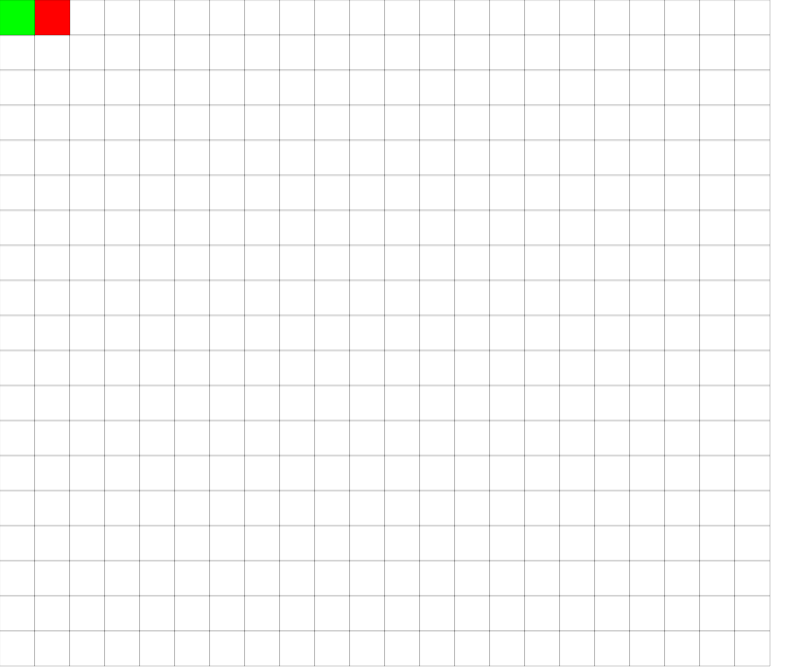
Frame 1 (no input)
Frame 60 (no input): identical to frame 1, image omitted
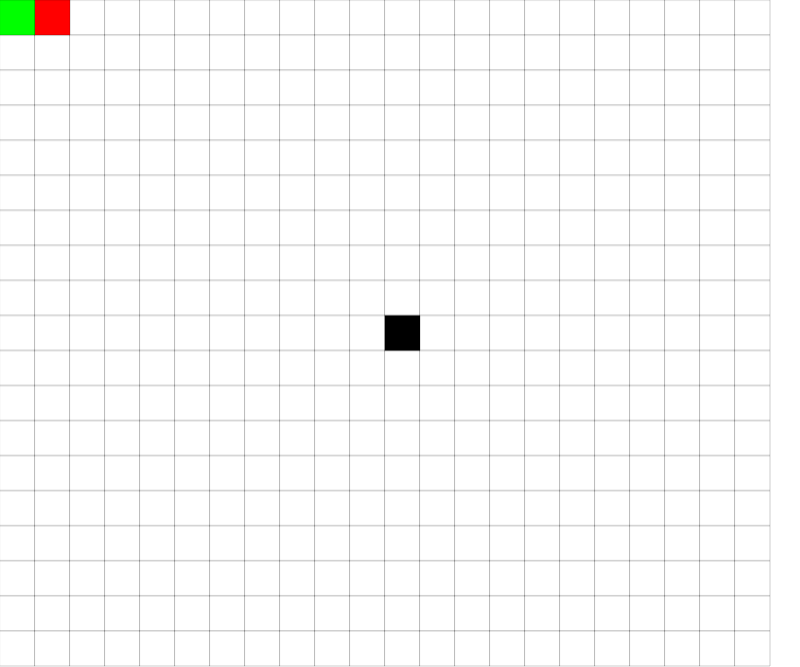
Frame 120 (the mouse pressed at the canvas centre since frame 60)

The p5.js sketch that drew these frames (run headless with seeded random() and noise() and a simulated clock; from frame 60 on, the mouse is pressed at the canvas centre):

// p5.js sketch
// ── sketch.js
function Square(x, y) {
  this.x = x
  this.y = y

  this.show = function () {
    rect(x * squareSize, y * squareSize, squareSize, squareSize)
  }
}

const label = document.getElementById("mode")

const squareSize = 35;
var astar = true
var clickMode = "wall"
var addWallMode = false
var calcPath = false
var path = []
var array = []
var scores = []
var completed = []
var walls = []
var start = new Square(0, 0)
var dest = new Square(1, 0)
var cur = new Square(0, 0)
const maxScore = 100000
const root2 = 1.41421356237

function setup() {
  createCanvas(Math.min(windowWidth *  2/3, 1000), Math.min(windowHeight *  2/3, 1000))
  background(0)
  let rows = int(width / squareSize)
  let cols = int(height / squareSize)

  for (let i = 0; i < rows; i++) {
    array[i] = []
    walls[i] = []
    for (let j = 0; j < cols; j++) {
      array[i][j] = 1
      walls[i][j] = false
    }
  }
}

function draw() {
  background(255)
  stroke(0, 50)
  if (addWallMode) {
    walls[getMouseSquare().x][getMouseSquare().y] = true
  }
  if (calcPath) {
    for (let i = 0; i < array.length; i++) {
      for (let j = 0; j < array[0].length; j++) {
        if (path[i][j] == true) { //completed path
          fill(255, 255, 0)
        } else if (completed[i][j] == true) { //squares that are no longer being checked
          fill(0, 255, 255)
        } else if (scores[i][j].gScore != maxScore) { //squares that have been checked at least once
          fill(0, 0, 255)
        } else if (walls[i][j]) { //squares that cannot pass through
          fill(0)
        } else {
          fill(255)
        }
        rect(i * squareSize, j * squareSize, squareSize, squareSize)
      }
    }
    for (var i = 0; i < 5; i++) {
      if (!completed[dest.x][dest.y]) {
        update()
      } else if (!(cur.x == start.x && cur.y == start.y)) {
        getPath()
        if (i > 0) {
          break
        }
      }
    }
  } else {

    for (let i = 0; i < array.length; i++) {
      for (let j = 0; j < array[0].length; j++) {
        fill(walls[i][j] ? 0 : 255)
        rect(i * squareSize, j * squareSize, squareSize, squareSize)
      }
    }
    if (clickMode == "start") {
      fill(0, 255, 0, 100)
    } else if (clickMode == "dest") {
      fill(255, 0, 0, 100)
    } else if (clickMode == "wall") {
      fill(0, 100)
    }
    let hoverSquare = getMouseSquare()
    hoverSquare.show()
    //rect(getMouseSquare().x * squareSize, getMouseSquare().y * squareSize, squareSize, squareSize)

  }
  fill(0, 255, 0)
  //rect(start.x * squareSize, start.y * squareSize, squareSize, squareSize)
  start.show()
  fill(255, 0, 0)
  //rect(dest.x * squareSize, dest.y * squareSize, squareSize, squareSize)
  dest.show()
}

function keyPressed() {
  let rows = int(width / squareSize)
  let cols = int(height / squareSize)

  if (keyCode == ENTER) {
    calcPath = !calcPath

    if (calcPath) {
      for (let i = 0; i < rows; i++) {
        array[i] = []
        path[i] = []
        scores[i] = []
        completed[i] = []
        for (let j = 0; j < cols; j++) {
          array[i][j] = 1
          path[i][j] = false
          completed[i][j] = false
          scores[i][j] = {
            gScore: maxScore,
            hScore: (astar ? 1 : 0) * dist(i, j, dest.x, dest.y)
          }
        }
      }
      scores[start.x][start.y].gScore = 0
      cur = start
    }
  } else if (keyCode == ESCAPE) {
    calcPath = false
    for (let i = 0; i < rows; i++) {
      for (let j = 0; j < cols; j++) {
        walls[i][j] = false
      }
    }
  } else if (key == "a") {
    astar = !astar
    label.innerText = astar ? "Mode: A* Search" : "Mode: Dijkstra's Algorithm"
  }
}

function mousePressed() {
  calcPath = false
  if (getMouseSquare().x == start.x && getMouseSquare().y == start.y) {
    clickMode = "start"
    start = new Square(-1, -1)
  } else if (getMouseSquare().x == dest.x && getMouseSquare().y == dest.y) {
    clickMode = "dest"
    dest = new Square(-1, -1)
  } else if (clickMode == "wall") {
    addWallMode = true
  }
}

function mouseReleased() {
  calcPath = false
  if (clickMode == "start") {
    start = getMouseSquare()
  } else if (clickMode == "dest") {
    dest = getMouseSquare()
  } else {
    addWallMode = false
  }
  clickMode = "wall"
}

function getMouseSquare() {
  // get number of rows/cols
  let rows = int(width / squareSize)
  let cols = int(height / squareSize)
  // get square index
  let x = round(map(mouseX - squareSize / 2, 0, int(width / squareSize) * squareSize, 0, rows))
  let y = round(map(mouseY - squareSize / 2, 0, int(height / squareSize) * squareSize, 0, cols))
  return new Square(
    x >= rows ? rows - 1 : x,
    y >= cols ? cols - 1 : y
  )
}

function getPath() {
  for (let i = -1; i <= 1; i++) {
    for (let j = -1; j <= 1; j++) {
      next = new Square(cur.x + i, cur.y + j)
      if (next.x >= 0 && next.x < array.length && next.y >= 0 && next.y < array[0].length && !walls[next.x][next.y]) {
        let weight = 1
        if (Math.abs(cur.x - next.x) + Math.abs(cur.y - next.y) == 2) {
          weight = root2
        }
        if (round((scores[cur.x][cur.y].gScore - weight) * 10) / 10 == scores[next.x][next.y].gScore && completed[next.x][next.y]) {
          cur = next
          path[cur.x][cur.y] = true
        }
      }
    }
  }
}

function update() {

  for (let i = -1; i <= 1; i++) {
    for (let j = -1; j <= 1; j++) {
      let next = new Square(cur.x + i, cur.y + j)
      if (next.x >= 0 && next.x < array.length && next.y >= 0 && next.y < array[0].length) {
        if (next != cur && !completed[next.x][next.y] && !walls[next.x][next.y]) {
          updateNode(next)
        }
      }
    }
  }

  bestNextScore = maxScore
  bestNext = new Square(0, 0)
  for (let i = 0; i < array.length; i++) {
    for (let j = 0; j < array[0].length; j++) {
      if (!completed[i][j]) {
        let fScore = scores[i][j].gScore + scores[i][j].hScore
        if (fScore < bestNextScore) {
          bestNextScore = fScore
          bestNext = new Square(i, j)
        }
      }
    }
  }
  cur = bestNext
  completed[cur.x][cur.y] = true
}

function updateNode(next) {
  let weight = 1
  if (Math.abs(cur.x - next.x) + Math.abs(cur.y - next.y) == 2) {
    weight = root2
  }
  let gScore = round((scores[cur.x][cur.y].gScore + weight) * 10) / 10

  if (gScore < scores[next.x][next.y].gScore) {
    scores[next.x][next.y].gScore = gScore
  }
}

function getHScore(next, dest) {
  dist(next.x, next.y, dest.x, dest.y)
}
